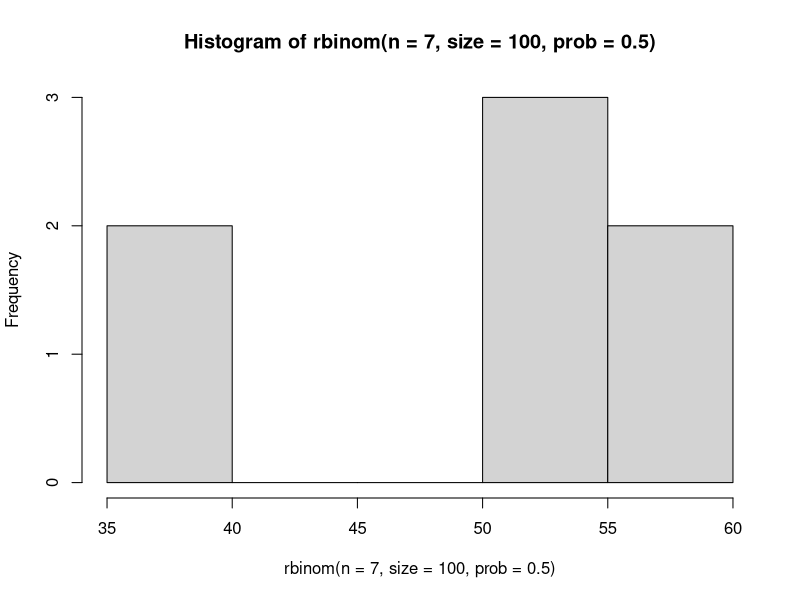
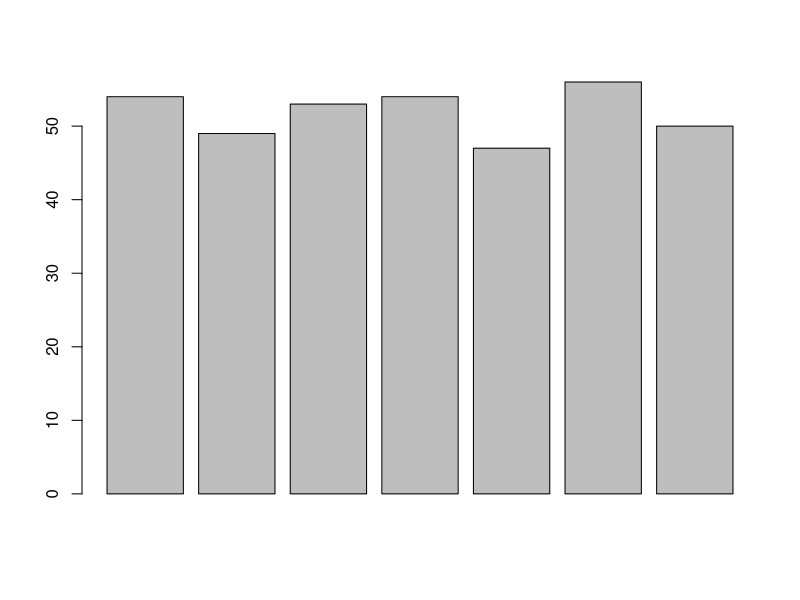
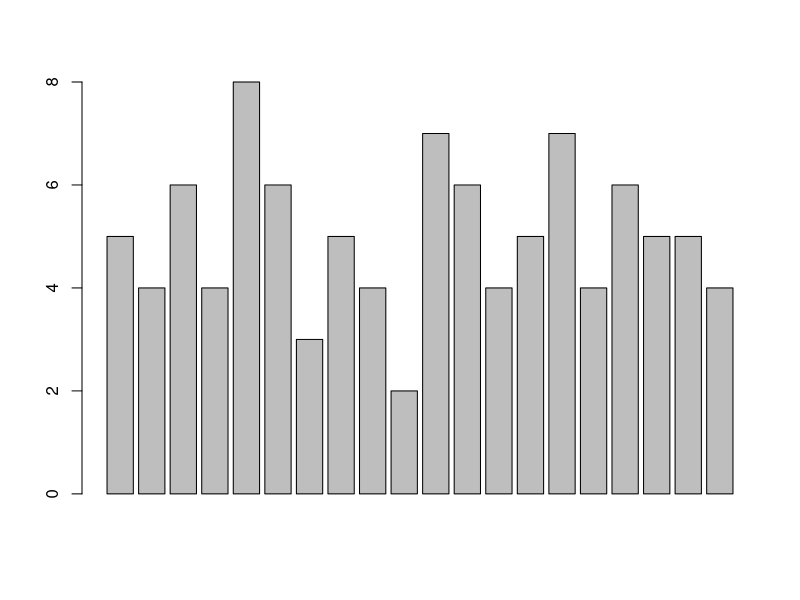

Recreate these plots in R, in order. (Note: this script raises an error after producing the figures.)
## Binomial Distribution----
# rbinom()----
# rbinom(sample_size=10, n= number of simulated experiments, prob=0.5)

# The number of successes in each of 20 simulated experiments
# is being generated by discrete random var Y with probability 
# distribution p(y|theta) called the binomial distribution

# Random numbers from the binomial distribution
# Used to generate the number of success of independent trials. 


args(rbinom)
# generate the number of successes of independent trials: 

# n = number of experiments 
# size = no of trials in each experiment 
# prob = the probability that each trial is a success
# the output is vector length n, so essentially, for each replicator, 
# the number of successful trials is calculated and reported.

# Example: 
# Unbiased coin 100 times in a row
# counting how many times the coin lands on heads
# 7 experiments  

rbinom(n = 7, size = 100, prob = 0.5)

# Returns the number of success out of each experiment of 100  tosses.
hist(rbinom(n = 7, size = 100, prob = 0.5))
barplot(rbinom(n = 7, size = 100, prob = 0.5))
args(barplot)

rbinom(n=20, size = 10, prob = 0.5)
barplot(rbinom(n=20, size = 10, prob = 0.5))
?rbinom

rbinom()
p1 <- rbinom(n=20, size=10, prob = 0.5)
hist(p1)
p1


## Compute the probability of a discete outcome----  
# dbinom()----  

# 1. What is the p of 5 successes out of 10 trials (sample size) when theta = 0.5
dbinom(5, size = 10, prob = 0.5) 

# 2. Wht is the p of success for theta = 0.1 or 0.9  
dbinom(5, size = 10, prob = c(0.1, 0.9))  

# Note, this is for discrete values.  The p of a continuous value would always be zero.

## dbinom() -- Cumulative probability with dbinom----
## Compute the cumulative prob of obtaining 1 or less, 2 or less.  

#  This  is a simple sum procedure:
dbinom(0, size = 10, prob = 0.5) + dbinom(2, size = 10, prob = 0.5) + dbinom(0, size = 10, prob = 0.5)

dbinom(0:2, size = 10, prob = 0.5)

## pbinom()---- 

# The probability of 2 or less successes:  
pbinom(2, size = 10, prob = 0.5, lower.tail = TRUE)

# For probability of 2 or more successes, set lower.tail=FALSE
pbinom(2, size = 10, prob = 0.5, lower.tail = FALSE)

## qbinom() quantile function----
## qbinom() = Inverse Cumulative Density Function, for Binomial Distribution CDF----

# Returns the quantile, the value of k (successes) with a given probability.
# What is the value k when the probability
# of obtaining k or less success is 0.37  

qbinom(0.37, size=10, 0.5)

# The PMF probability mass function p(y|theta) is the probability distribution.

# The PMF defines the probability of each outcome. 

## Quantiles----  
# Reference:  Ed Boone Bayesian intervals and the Bernouille Trial

# alpa = 12 successes  out of 100.  Beta Failures = 88
# 28 out of 387 have an intention to buy.
# sum of xi  28 said yes.
# To calculate using priors 
# alpha = 12+28, beta = 88+ 387-28

# CALCULATE THE 95% Credible Interval

# xi = successes
# p|D ~ Beta(12,28, 88+387 - 28) = Beta(40, 447) 
# Prior p~ Beta(alpha, beta)
# Posterior p|D ~ Beta(alpha + sum xi, beta + n(sum xi))
# Mean = alpha/(alpha + beta)
# Variance = (alpha)(beta)/(alpha+beta)^2 (alpha+beta+1)

## THE CREDIBLE INTERVAL USING "qbeta()"   
## Use 0.5 as a point estimate for median  
qbeta(c(0.025, 0.5, 0.975), 40, 447)

# use pbeta() to get probabilies out of the posterior distribution

## Uniform Distribtion----
# each number has an equal probability
# n = number of trials
runif(n=15, min=1, max = 10)

runif(n=15, min=1, max=10)
runif(3, 0, 1)
runif(3) 
hist(runif(3))

## Normal Distribution----
args(rnorm)
rnorm(20)
rnorm(10, mean=50, sd=100)
hist(rnorm(n=10, mean = 50, sd = 100))
